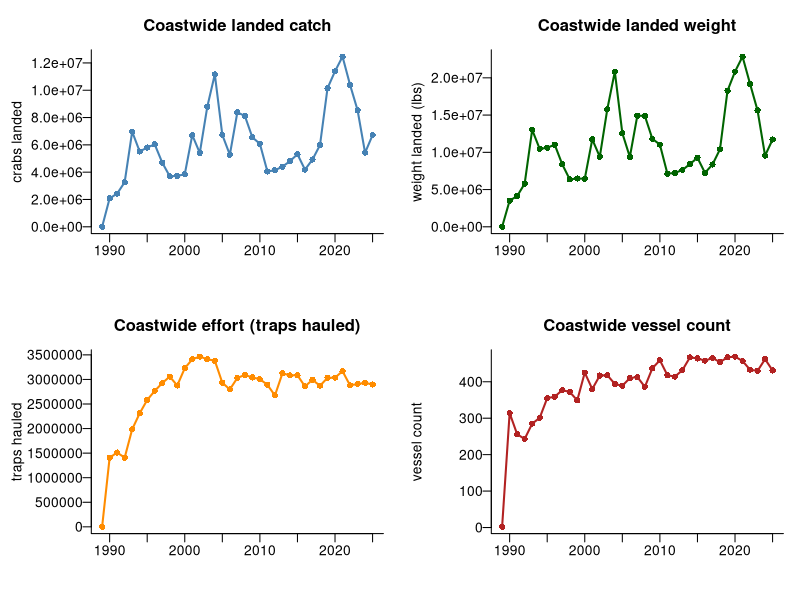

The R script that drew this image: (Note: this script raises an error after producing the figure.)
# data cleaning and generating initial figures for synthesis of trends 
# across marine invertebrate fisheries in BC

# loading packages
library(here)
library(readr)
library(dplyr)
library(scales)

# set directory
setwd(here())

### set up regional look-up table 

region_lookup = tibble(
  PFMA = as.character(c(1,2,3,4,5,101,102,103,104,105,106,142,
                        6,7,8,9,10,11,107,108,109,110,111,
                        25,26,27,121,123,124,125,126,127,130,
                        12,13,14,15,16,17,18,28,29,
                        19,20,21,22,23,24)),
  region = c(rep("Haida Gwaii / North Coast", 12),
             rep("Central Coast", 11),
             rep("West Coast Vancouver Island / Offshore", 10),
             rep("Strait of Georgia / NE Vancouver Island", 9),
             rep("South Coast / Juan de Fuca", 6))
)


################################################################################
#### crab 
################################################################################

# read in & clean data files
crab = as.data.frame(read_csv(here("data-generated","2026-jul-dfo-catch-data-crab.csv"), skip=20))
crab = crab[,1:9]
names(crab) = c("fishery","species","year","PFMA","subarea","vessel_count","num_traps_hauled","num_crabs_landed","weight_landed_lbs" )
crab = crab[which(crab$species=="XKG"),]

# when data are withheld due to privacy, the entry is "*" or "**"
# for ease of data handling, replace those values with NA
crab[which(crab$num_crabs_landed=="*" | crab$num_crabs_landed=="**"),]$num_crabs_landed = "NA"
crab[which(crab$weight_landed_lbs=="*" | crab$weight_landed_lbs=="**"),]$weight_landed_lbs = "NA"
# re-class columns as numeric
crab$num_crabs_landed = as.numeric(crab$num_crabs_landed)
crab$weight_landed_lbs = as.numeric(crab$weight_landed_lbs)

### --- figure 1: coast wide trends in catch and effort --- ###

coastwide_crab_catch = crab %>% 
  filter(subarea=="Total") %>% 
  group_by(year) %>% 
  summarise(coastwide_num_crabs=sum(num_crabs_landed, na.rm=TRUE),
            coastwide_weight_landed=sum(weight_landed_lbs, na.rm=TRUE),
            coastwide_num_traps_hauled=sum(num_traps_hauled,na.rm=TRUE),
            coastwide_vessel_count=sum(vessel_count, na.rm=TRUE)
            )

png(here("figures","coastwide_trends_crab.png"),  width = 12, height = 8, units = "in", res = 300, pointsize=14)
par(mfrow = c(2, 2), mar = c(4, 5.5, 3, 1), mgp = c(4, 0.5, 0))
plot(coastwide_crab_catch$year, coastwide_crab_catch$coastwide_num_crabs,
     type = "o",lwd=2, pch = 16, col = "steelblue",
     xlab = "", ylab = "crabs landed", bty="l", las=1,
     main = "Coastwide landed catch")
plot(coastwide_crab_catch$year, coastwide_crab_catch$coastwide_weight_landed,
     type = "o",lwd=2,  pch = 16, col = "darkgreen",
     xlab = "", ylab = "weight landed (lbs)", bty="l", las=1,
     main = "Coastwide landed weight")
plot(coastwide_crab_catch$year, coastwide_crab_catch$coastwide_num_traps_hauled,
     type = "o",lwd=2,  pch = 16, col = "darkorange",bty="l", las=1,
     xlab = "year", ylab = "traps hauled",
     main = "Coastwide effort (traps hauled)")
plot(coastwide_crab_catch$year, coastwide_crab_catch$coastwide_vessel_count,
     type = "o",lwd=2,  pch = 16, col = "firebrick",bty="l", las=1,
     xlab = "year", ylab = "vessel count",
     main = "Coastwide vessel count")
dev.off()

### --- figure 2: crab trends by statistical area --- ###


### option 1: four panel plot with areas ranked highest to lowest average catch ###

# rank PFMAs by average catch, split into 4 groups of 12
pfma_totals = catch_by_pfma %>%
  group_by(PFMA) %>%
  summarise(avg_weight = mean(weight_landed_lbs, na.rm = TRUE)) %>%
  arrange(desc(avg_weight)) %>%
  mutate(rank_group = ceiling(row_number() / 12))

catch_by_pfma_ranked = catch_by_pfma %>%
  left_join(pfma_totals %>% select(PFMA, rank_group), by = "PFMA")

panel_titles = c("Top 12 PFMAs (by avg. catch)", "PFMAs 13\u201324", "PFMAs 25\u201336", "PFMAs 37\u201348")

png(here("figures","crab_catch_by_pfma_ranked_groups.png"), width = 12, height = 7, units = "in", res = 300, pointsize = 14)
par(mfrow = c(2, 2), mar = c(2, 5.5, 3, 1), mgp = c(3.5, 0.7, 0))

for (i in 1:4) {
  d_group = catch_by_pfma_ranked %>% filter(rank_group == i)
  
  group_totals = pfma_totals %>% filter(rank_group == i) %>% arrange(avg_weight)
  pfmas_i = group_totals$PFMA
  cols = hcl.colors(length(pfmas_i), palette = "YlOrRd", rev = TRUE)
  
  plot(range(d_group$year), range(d_group$weight_landed_lbs, na.rm = TRUE),
       type = "n", xlab = "year", ylab = "weight landed (lbs)", bty = "l", las = 1,
       main = panel_titles[i])
  for (j in seq_along(pfmas_i)) {
    dd = d_group[d_group$PFMA == pfmas_i[j], ]
    lines(dd$year, dd$weight_landed_lbs, lwd = 1.5, col = cols[j])
    points(dd$year, dd$weight_landed_lbs, pch = 21, bg = cols[j], col = "black", cex = 0.7)
  }
  legend("topleft", legend = pfmas_i, pt.bg = cols, pch = 21, col = "black", lwd = 1,
         cex = 0.7, ncol = 2, bty = "n", title = "PFMA (low to high catch)")
}
dev.off()

### option 2: plotted by regions ###

catch_by_region_crab = crab %>%
  filter(subarea == "Total", PFMA != "0") %>%
  mutate(PFMA = as.character(PFMA)) %>%
  left_join(region_lookup, by = "PFMA") %>%
  group_by(region, year) %>%
  summarise(num_crabs = sum(num_crabs_landed, na.rm = TRUE),
            weight_landed = sum(weight_landed_lbs, na.rm = TRUE),
            num_traps_hauled = sum(num_traps_hauled, na.rm = TRUE),
            vessel_count = sum(vessel_count, na.rm = TRUE),
            .groups = "drop")

# fix region order & colours (based on avg. weight landed), reused across all panels
region_order = catch_by_region_crab %>%
  group_by(region) %>%
  summarise(avg_weight = mean(weight_landed, na.rm = TRUE)) %>%
  arrange(avg_weight) %>%
  pull(region)

n_extra = 3  # oversample, then drop the lightest colours
cols_full = hcl.colors(length(region_order) + n_extra, palette = "YlOrRd", rev = TRUE)
cols = cols_full[(n_extra + 1):length(cols_full)]
names(cols) = region_order

plot_region_panel = function(data, yvar, ylab, main, show_legend = FALSE, legend_pos = "topleft") {
  plot(range(data$year), range(data[[yvar]], na.rm = TRUE),
       type = "n", xlab = "", ylab = ylab, bty = "l", las = 1, main = main)
  for (r in region_order) {
    dd = data[data$region == r, ]
    lines(dd$year, dd[[yvar]], lwd = 2, col = cols[r])
    points(dd$year, dd[[yvar]], pch = 21, bg = cols[r], col = "black", cex = 0.9)
  }
  if (show_legend) {
    legend(legend_pos, legend = region_order, pt.bg = cols, pch = 21, col = "black",
           lwd = 1, cex = 0.7, bty = "n", title = "Region (low to high avg. catch)")
  }
}

png(here("figures","crab_catch_by_region_panels.png"), width = 10, height = 8, units = "in", res = 300, pointsize = 12)
par(mfrow = c(2, 2), mar = c(4, 5.5, 3, 1), mgp = c(3.8, 0.7, 0))
plot_region_panel(catch_by_region_crab, "num_crabs", "crabs landed", "Regional landed catch", show_legend = TRUE)
plot_region_panel(catch_by_region_crab, "weight_landed", "weight landed (lbs)", "Regional landed weight")
plot_region_panel(catch_by_region_crab, "num_traps_hauled", "traps hauled", "Regional effort (traps hauled)")
plot_region_panel(catch_by_region_crab, "vessel_count", "vessel count", "Regional vessel count")
dev.off()

### --- figure 3: CPUE trends --- ###

### CPUE (weight landed / traps hauled) ###

# coastwide CPUE
coastwide_crab_catch = coastwide_crab_catch %>%
  mutate(cpue = coastwide_weight_landed / coastwide_num_traps_hauled)

# regional CPUE
catch_by_region_crab = catch_by_region_crab %>%
  mutate(cpue = weight_landed / num_traps_hauled)

png(here("figures","crab_cpue.png"), width = 10, height = 4.5, units = "in", res = 300, pointsize = 12)
par(mfrow = c(1, 2), mar = c(4, 5.5, 3, 1), mgp = c(3.8, 0.7, 0))

# panel 1: coastwide CPUE
plot(coastwide_crab_catch$year, coastwide_crab_catch$cpue,
     type = "o", lwd = 2, pch = 16, col = "steelblue",
     xlab = "", ylab = "CPUE (lbs / trap)", bty = "l", las = 1,
     main = "Coastwide CPUE")

plot_region_panel(catch_by_region_crab, "cpue", "CPUE (lbs / trap)", "Regional CPUE",
                  show_legend = TRUE, legend_pos = "topright")

dev.off()

################################################################################
#### prawn
################################################################################

# read in & clean data files
prawn = as.data.frame(read_csv(here("data-generated","2026-jul-dfo-catch-data-prawn.csv"), skip=20))
prawn = prawn[,1:10]
names(prawn) = c("fishery","species","year","PFMA","subarea","vessel_count","num_traps_hauled","prawn_landed_lbs","humpback_landed_lbs","coonstripe_landed_lbs")

# clean privacy-masked values
prawn[which(prawn$prawn_landed_lbs=="*" | prawn$prawn_landed_lbs=="**"),]$prawn_landed_lbs = "NA"
prawn$prawn_landed_lbs = as.numeric(prawn$prawn_landed_lbs)

### --- figure 1: coastwide trends in prawn catch and effort --- ###
coastwide_prawn_catch = prawn %>%
  filter(subarea=="Total") %>%
  group_by(year) %>%
  summarise(coastwide_weight_landed=sum(prawn_landed_lbs, na.rm=TRUE),
            coastwide_num_traps_hauled=sum(num_traps_hauled, na.rm=TRUE),
            coastwide_vessel_count=sum(vessel_count, na.rm=TRUE)
  )

png(here("figures","prawn_coastwide_trends.png"), width = 9, height = 3, units = "in", res = 300, pointsize=14)
par(mfrow = c(1, 3), mar = c(4, 5.5, 3, 1), mgp = c(4, 0.5, 0))
plot(coastwide_prawn_catch$year, coastwide_prawn_catch$coastwide_weight_landed,
     type = "o",lwd=2,  pch = 16, col = "darkgreen",
     xlab = "year", ylab = "weight landed (lbs)", bty="l", las=1,
     main = "Coastwide landed weight")
plot(coastwide_prawn_catch$year, coastwide_prawn_catch$coastwide_num_traps_hauled,
     type = "o",lwd=2,  pch = 16, col = "darkorange",bty="l", las=1,
     xlab = "year", ylab = "traps hauled",
     main = "Coastwide effort (traps hauled)")
plot(coastwide_prawn_catch$year, coastwide_prawn_catch$coastwide_vessel_count,
     type = "o",lwd=2,  pch = 16, col = "firebrick",bty="l", las=1,
     xlab = "year", ylab = "vessel count",
     main = "Coastwide vessel count")
dev.off()

### --- figure 2: catch trends broken down by PFMA --- ###

## option 1: all the PFMAs ###

catch_by_pfma_prawn = prawn %>%
  filter(subarea == "Total") %>%
  group_by(PFMA, year) %>%
  summarise(prawn_landed_lbs = sum(prawn_landed_lbs, na.rm = TRUE), .groups = "drop")

pfma_totals_prawn = catch_by_pfma_prawn %>%
  group_by(PFMA) %>%
  summarise(avg_weight = mean(prawn_landed_lbs, na.rm = TRUE)) %>%
  arrange(desc(avg_weight)) %>%
  mutate(rank_group = ceiling(row_number() / 12))

catch_by_pfma_prawn_ranked = catch_by_pfma_prawn %>%
  left_join(pfma_totals_prawn %>% select(PFMA, rank_group), by = "PFMA")

n_groups = max(pfma_totals_prawn$rank_group)
panel_titles = paste0("PFMAs ", (0:(n_groups-1))*12 + 1, "\u2013", pmin((1:n_groups)*12, nrow(pfma_totals_prawn)))
panel_titles[1] = "Top 12 PFMAs (by avg. catch)"

png(here("figures","prawn_catch_by_pfma_ranked_groups.png"), width = 10, height = 8, units = "in", res = 300, pointsize = 12)
par(mfrow = c(2, 2), mar = c(4, 5.5, 3, 1), mgp = c(3.5, 0.7, 0))

for (i in 1:n_groups) {
  d_group = catch_by_pfma_prawn_ranked %>% filter(rank_group == i)
  
  group_totals = pfma_totals_prawn %>% filter(rank_group == i) %>% arrange(avg_weight)
  pfmas_i = group_totals$PFMA
  cols = hcl.colors(length(pfmas_i), palette = "YlOrRd", rev = TRUE)
  
  plot(range(d_group$year), range(d_group$prawn_landed_lbs, na.rm = TRUE),
       type = "n", xlab = "", ylab = "weight landed (lbs)", bty = "l", las = 1,
       main = panel_titles[i])
  for (j in seq_along(pfmas_i)) {
    dd = d_group[d_group$PFMA == pfmas_i[j], ]
    lines(dd$year, dd$prawn_landed_lbs, lwd = 1.5, col = cols[j])
    points(dd$year, dd$prawn_landed_lbs, pch = 21, bg = cols[j], col = "black", cex = 0.7)
  }
  legend("topleft", legend = pfmas_i, pt.bg = cols, pch = 21, col = "black", lwd = 1,
         cex = 0.7, ncol = 2, bty = "n", title = "PFMA (low to high catch)")
}
dev.off()

### option 2: grouped into regions ###

catch_by_region_prawn = prawn %>%
  filter(subarea == "Total", PFMA != "0") %>%
  mutate(PFMA = as.character(PFMA)) %>%
  left_join(region_lookup, by = "PFMA") %>%
  group_by(region, year) %>%
  summarise(weight_landed = sum(prawn_landed_lbs, na.rm = TRUE),
            num_traps_hauled = sum(num_traps_hauled, na.rm = TRUE),
            vessel_count = sum(vessel_count, na.rm = TRUE),
            .groups = "drop")

# fix region order & colours (based on avg. weight landed), reused across all panels
region_order_p = catch_by_region_prawn %>%
  group_by(region) %>%
  summarise(avg_weight = mean(weight_landed, na.rm = TRUE)) %>%
  arrange(avg_weight) %>%
  pull(region)

n_extra = 3  # oversample, then drop the lightest colours
cols_full_p = hcl.colors(length(region_order_p) + n_extra, palette = "YlOrRd", rev = TRUE)
cols_p = cols_full_p[(n_extra + 1):length(cols_full_p)]
names(cols_p) = region_order_p

plot_region_panel_prawn = function(data, yvar, ylab, main, show_legend = FALSE) {
  plot(range(data$year), range(data[[yvar]], na.rm = TRUE),
       type = "n", xlab = "", ylab = ylab, bty = "l", las = 1, main = main)
  for (r in region_order_p) {
    dd = data[data$region == r, ]
    lines(dd$year, dd[[yvar]], lwd = 2, col = cols_p[r])
    points(dd$year, dd[[yvar]], pch = 21, bg = cols_p[r], col = "black", cex = 0.9)
  }
  if (show_legend) {
    legend("topleft", legend = region_order_p, pt.bg = cols_p, pch = 21, col = "black",
           lwd = 1, cex = 0.7, bty = "n", title = "Region (low to high avg. catch)")
  }
}

png(here("figures","prawn_catch_by_region_panels.png"), width = 12, height = 4.5, units = "in", res = 300, pointsize = 12)
par(mfrow = c(1, 3), mar = c(4, 5.5, 3, 1), mgp = c(3.8, 0.7, 0))
plot_region_panel_prawn(catch_by_region_prawn, "weight_landed", "weight landed (lbs)", "Regional landed weight", show_legend = TRUE)
plot_region_panel_prawn(catch_by_region_prawn, "num_traps_hauled", "traps hauled", "Regional effort (traps hauled)")
plot_region_panel_prawn(catch_by_region_prawn, "vessel_count", "vessel count", "Regional vessel count")
dev.off()
